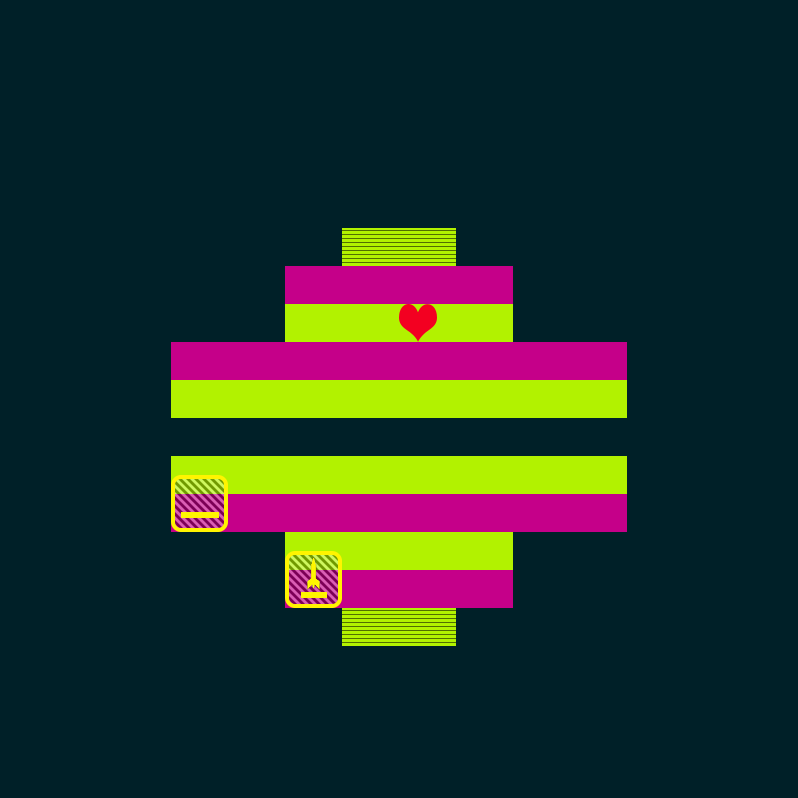

The image is a tile-based game level rendered from a .tmx file. Its description and source (layers, tilesets, objects; grid data summarised) follow:
An orthogonal 14x42 tile map with 57x19 px tiles, 2 tile layers (Bricks, Powerups), 3 tilesets.

<map version="1.0" orientation="orthogonal" renderorder="left-up" width="14" height="42" tilewidth="57" tileheight="19" backgroundcolor="#002028" nextobjectid="10">
 <properties>
  <property name="FinalBallSpeedPercentageIncrease" type="int" value="25" />
 </properties>
 <tileset firstgid="1" name="Bricks" tilewidth="114" tileheight="38" tilecount="18" columns="0">
  <tile id="0">
   <properties>
    <property name="HitsToDestroy" type="int" value="1" />
   </properties>
   <image width="114" height="38" source="../../../../SourceImages/Game/Brick-A1.png" />
  </tile>
  <tile id="1">
   <properties>
    <property name="HitsToDestroy" type="int" value="2" />
   </properties>
   <image width="114" height="38" source="../../../../SourceImages/Game/Brick-A2.png" />
  </tile>
  <tile id="2">
   <properties>
    <property name="HitsToDestroy" type="int" value="1" />
   </properties>
   <image width="114" height="38" source="../../../../SourceImages/Game/Brick-B1.png" />
  </tile>
  <tile id="3">
   <properties>
    <property name="HitsToDestroy" type="int" value="2" />
   </properties>
   <image width="114" height="38" source="../../../../SourceImages/Game/Brick-B2.png" />
  </tile>
  <tile id="4">
   <properties>
    <property name="HitsToDestroy" type="int" value="1" />
   </properties>
   <image width="114" height="38" source="../../../../SourceImages/Game/Brick-C1.png" />
  </tile>
  <tile id="5">
   <properties>
    <property name="HitsToDestroy" type="int" value="2" />
   </properties>
   <image width="114" height="38" source="../../../../SourceImages/Game/Brick-C2.png" />
  </tile>
  <tile id="6">
   <properties>
    <property name="HitsToDestroy" type="int" value="1" />
   </properties>
   <image width="114" height="38" source="../../../../SourceImages/Game/Brick-D1.png" />
  </tile>
  <tile id="7">
   <properties>
    <property name="HitsToDestroy" type="int" value="2" />
   </properties>
   <image width="114" height="38" source="../../../../SourceImages/Game/Brick-D2.png" />
  </tile>
  <tile id="8">
   <properties>
    <property name="HitsToDestroy" type="int" value="-1" />
   </properties>
   <image width="114" height="38" source="../../../../SourceImages/Game/Brick-E1.png" />
  </tile>
  <tile id="9">
   <properties>
    <property name="HitsToDestroy" type="int" value="1" />
   </properties>
   <image width="57" height="19" source="../../../../SourceImages/Game/SmallBrick-A1.png" />
  </tile>
  <tile id="10">
   <properties>
    <property name="HitsToDestroy" type="int" value="2" />
   </properties>
   <image width="57" height="19" source="../../../../SourceImages/Game/SmallBrick-A2.png" />
  </tile>
  <tile id="11">
   <properties>
    <property name="HitsToDestroy" type="int" value="1" />
   </properties>
   <image width="57" height="19" source="../../../../SourceImages/Game/SmallBrick-B1.png" />
  </tile>
  <tile id="12">
   <properties>
    <property name="HitsToDestroy" type="int" value="2" />
   </properties>
   <image width="57" height="19" source="../../../../SourceImages/Game/SmallBrick-B2.png" />
  </tile>
  <tile id="14">
   <properties>
    <property name="HitsToDestroy" type="int" value="1" />
   </properties>
   <image width="57" height="19" source="../../../../SourceImages/Game/SmallBrick-C1.png" />
  </tile>
  <tile id="15">
   <properties>
    <property name="HitsToDestroy" type="int" value="2" />
   </properties>
   <image width="57" height="19" source="../../../../SourceImages/Game/SmallBrick-C2.png" />
  </tile>
  <tile id="16">
   <properties>
    <property name="HitsToDestroy" type="int" value="1" />
   </properties>
   <image width="57" height="19" source="../../../../SourceImages/Game/SmallBrick-D1.png" />
  </tile>
  <tile id="17">
   <properties>
    <property name="HitsToDestroy" type="int" value="2" />
   </properties>
   <image width="57" height="19" source="../../../../SourceImages/Game/SmallBrick-D2.png" />
  </tile>
  <tile id="18">
   <properties>
    <property name="HitsToDestroy" type="int" value="-1" />
   </properties>
   <image width="57" height="19" source="../../../../SourceImages/Game/SmallBrick-E1.png" />
  </tile>
 </tileset>
 <tileset firstgid="20" name="Powerups" tilewidth="57" tileheight="57" tilecount="6" columns="0">
  <tile id="0">
   <properties>
    <property name="PowerupType" type="int" value="3" />
   </properties>
   <image width="57" height="57" source="../../../../SourceImages/Game/PowerupFireball.png" />
  </tile>
  <tile id="1">
   <properties>
    <property name="PowerupType" type="int" value="1" />
   </properties>
   <image width="57" height="57" source="../../../../SourceImages/Game/PowerupLargerPaddle.png" />
  </tile>
  <tile id="2">
   <properties>
    <property name="PowerupType" type="int" value="2" />
   </properties>
   <image width="57" height="57" source="../../../../SourceImages/Game/PowerupMultiBall.png" />
  </tile>
  <tile id="3">
   <properties>
    <property name="PowerupType" type="int" value="4" />
   </properties>
   <image width="57" height="57" source="../../../../SourceImages/Game/PowerupBullets.png" />
  </tile>
  <tile id="4">
   <properties>
    <property name="PowerupType" type="int" value="5" />
   </properties>
   <image width="57" height="57" source="../../../../SourceImages/Game/PowerupRockets.png" />
  </tile>
  <tile id="5">
   <properties>
    <property name="PowerupType" type="int" value="6" />
   </properties>
   <image width="38" height="38" source="../../../../SourceImages/Game/LifeUp.png" />
  </tile>
 </tileset>
 <tileset firstgid="26" name="Wormholes" tilewidth="114" tileheight="110" tilecount="1" columns="0">
  <tile id="1">
   <properties>
    <property name="WorkholeType" type="int" value="2" />
   </properties>
   <image width="57" height="57" source="../../../../SourceImages/Game/WormholeOut.png" />
  </tile>
 </tileset>
 <layer name="Bricks" width="14" height="42">
  <data>[588 cells, 26 non-empty, 3 distinct tile ids]</data>
 </layer>
 <layer name="Powerups" width="14" height="42">
  <data>[588 cells, 3 non-empty, 3 distinct tile ids]</data>
 </layer>
</map>
